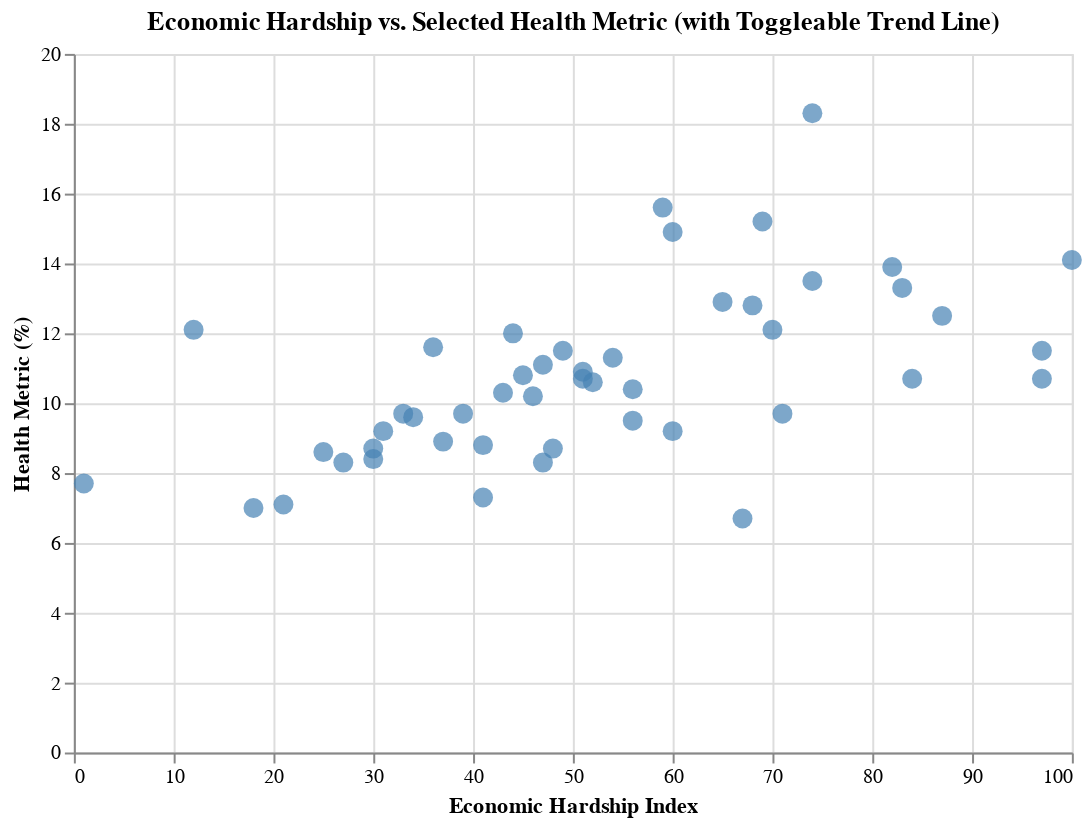

Notebook code for this chart:
### Markdown cell above
## Task 2: Explore Relationships Between Economic and Health Factors
**Why?** To understand how economic hardship correlates with health outcomes, like obesity, unisured rates, exercise.
**How?** Use a scatter plot comparing `Economic Hardship Index` with `Obesity`, `Unisured`, `High Blood Pressure`, ` High Cholesterol`, `Diabetes`, or `Exercise`.
**What?** This task examines correlation and outliers in two-variable comparisons. The correlation regression line can be checked to visualize any positive or negative correlation. Included is the tooltip to hover and view individual states and scores.
**Where?** Columns: `Econimc Hardship Index`, `Obesity`, `Uninsured`, etc Index: `State`
**When?** Performed after initial exploration to generate hypotheses about cause-and-effect or clustering of outcomes.
**Who?** Policy analyst or public health planner evaluating where socioeconomic policy changes may have the greatest health impacts.

### Code cell
import altair as alt
import pandas as pd

melted = selected.melt(
    id_vars=["State", "Economic Hardship Index"],
    value_vars=[
        "Avoided Care Due to Cost", "Cancer", "Diabetes",  "Exercise", 
        "High Blood Pressure", "High Cholesterol", "Obesity",
        "Uninsured" 
    ],
    var_name="Health Metric",
    value_name="Value"
)

health_metric_param = alt.param(
    name="health_metric",
    bind=alt.binding_select(
        options=[
            "Avoided Care Due to Cost", "Cancer", "Diabetes",  "Exercise", 
            "High Blood Pressure", "High Cholesterol", "Obesity",
            "Uninsured"  
        ],
        name="Health Metric: "
    ),
    value="Avoided Care Due to Cost"
)

show_regression = alt.param(
    name="show_regression",
    bind=alt.binding_checkbox(name="Show Correlation Line"),
    value=False
)

points = alt.Chart(melted).mark_circle(size=100).encode(
    x=alt.X("Economic Hardship Index:Q", title="Economic Hardship Index"),
    y=alt.Y("Value:Q", title="Health Metric (%)"),
    color=alt.value("steelblue"),
    tooltip=[
        alt.Tooltip("State:N"),
        alt.Tooltip("Economic Hardship Index:Q", format=".1f"),
        alt.Tooltip("Value:Q", format=".1f"),
        alt.Tooltip("Health Metric:N")
    ]
).transform_filter(
    alt.datum["Health Metric"] == health_metric_param
)

trendline = alt.Chart(melted).transform_filter(
    (alt.datum["Health Metric"] == health_metric_param) & show_regression
).transform_regression(
    "Economic Hardship Index", "Value", method="linear"
).mark_line(color="darkred", strokeDash=[5, 5]).encode(
    x="Economic Hardship Index:Q",
    y="Value:Q"
)


chart = (points + trendline).add_params(
    health_metric_param,
    show_regression
).properties(
    width=500,
    height=350,
    title="Economic Hardship vs. Selected Health Metric (with Toggleable Trend Line)"
)

chart

### Figure 1 — Vega-Lite specification as saved in the notebook (floating-point values rounded to 4 significant figures; data arrays with more than 128 entries replaced by an {"elided": "..."} marker saying what was removed)
{"config": {"view": {"continuousWidth": 300, "continuousHeight": 300}}, "layer": [{"mark": {"type": "circle", "size": 100}, "encoding": {"color": {"value": "steelblue"}, "tooltip": [{"field": "State", "type": "nominal"}, {"field": "Economic Hardship Index", "format": ".1f", "type": "quantitative"}, {"field": "Value", "format": ".1f", "type": "quantitative"}, {"field": "Health Metric", "type": "nominal"}], "x": {"field": "Economic Hardship Index", "title": "Economic Hardship Index", "type": "quantitative"}, "y": {"field": "Value", "title": "Health Metric (%)", "type": "quantitative"}}, "transform": [{"filter": "(datum['Health Metric'] === health_metric)"}]}, {"mark": {"type": "line", "color": "darkred", "strokeDash": [5, 5]}, "encoding": {"x": {"field": "Economic Hardship Index", "type": "quantitative"}, "y": {"field": "Value", "type": "quantitative"}}, "transform": [{"filter": "((datum['Health Metric'] === health_metric) && show_regression)"}, {"on": "Economic Hardship Index", "regression": "Value", "method": "linear"}]}], "data": {"name": "data-eb41c106effd0baf227172a2f02d3afc"}, "height": 350, "params": [{"name": "health_metric", "bind": {"input": "select", "options": ["Avoided Care Due to Cost", "Cancer", "Diabetes", "Exercise", "High Blood Pressure", "High Cholesterol", "Obesity", "Uninsured"], "name": "Health Metric: "}, "value": "Avoided Care Due to Cost"}, {"name": "show_regression", "bind": {"input": "checkbox", "name": "Show Correlation Line"}, "value": false}], "title": "Economic Hardship vs. Selected Health Metric (with Toggleable Trend Line)", "width": 500, "$schema": "https://vega.github.io/schema/vega-lite/v5.20.1.json", "datasets": {"data-eb41c106effd0baf227172a2f02d3afc": {"elided": "400 records"}}}
